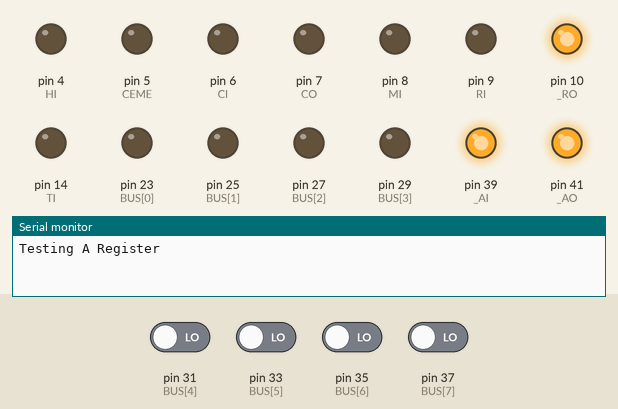
Simulated run of this sketch. Board: Arduino Mega 2560, built with avr-gcc and run on an emulated ATmega2560. On the bench: output pins drawn as LEDs (lit = HIGH), the last lines printed to the serial monitor. Inputs (shaded band) come from the test bench; at power-on: pin 31 (BUS[4]), pin 33 (BUS[5]), pin 35 (BUS[6]), pin 37 (BUS[7]) LOW. Pins used as bus, display or sensor lines are not drawn.

Above: at 5.0 s.
5.1 s: pin 31 (BUS[4]) driven HIGH
At 11.6 s:
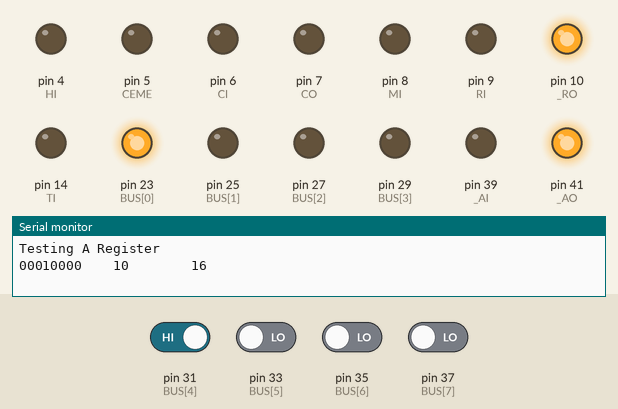
17.8 s: pin 37 (BUS[7]) driven HIGH
At 21.6 s:
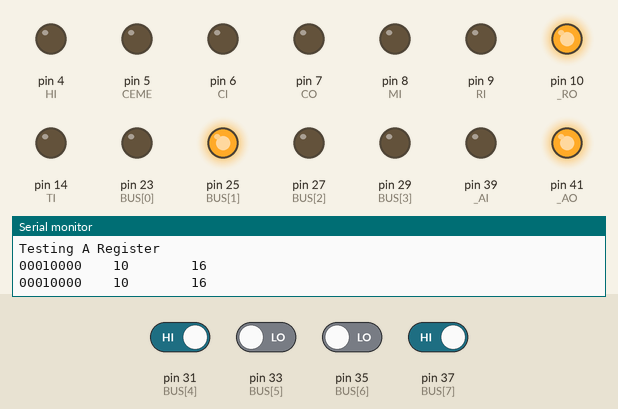
31.5 s: pin 33 (BUS[5]) driven HIGH
At 36.7 s:
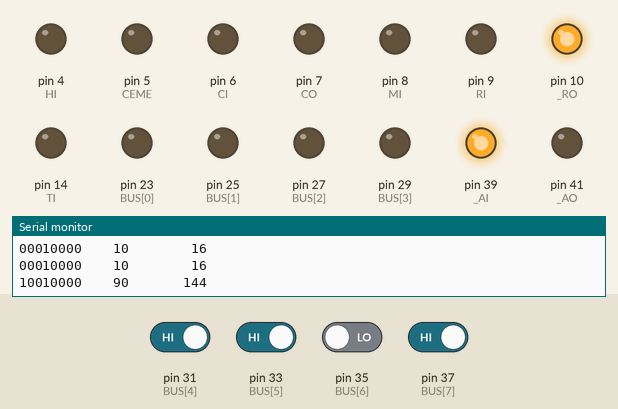
45.5 s: pin 35 (BUS[6]) driven HIGH
At 51.7 s:
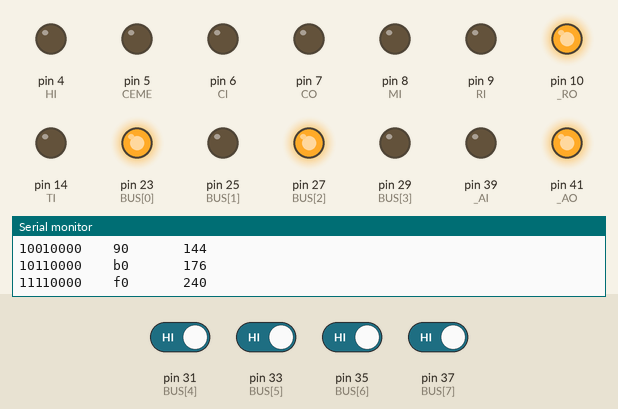
58.2 s: pin 31 (BUS[4]) driven LOW
72.2 s: pin 33 (BUS[5]) driven LOW
Timing chart, 0 to 92.5 s (numbered marks = the images above; inputs shaded):
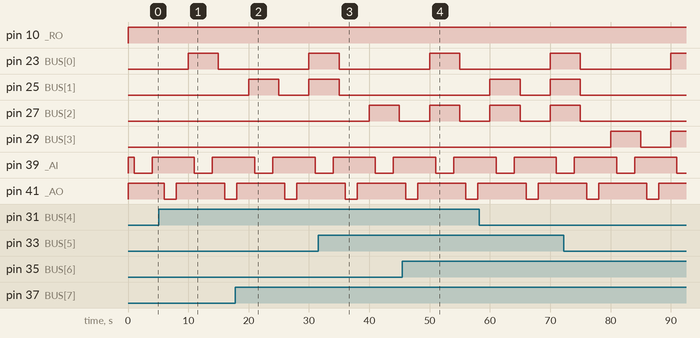

The sketch:

Part6_Registers.ino
```cpp
//##################  General Functions ######################
const char BUS[]={23,25,27,29,31,33,35,37};
const char ADD[]={22,24,26,28,30,32,34,36,38,40,42,44,46,48,50,52};

#define CLK 2
#define CLK_in 3
#define HI 4
#define CEME 5
#define CI 6
#define CO 7
#define MI 8
#define RI 9
#define _RO 10
#define FLN 11
#define FLZ 12
#define FLC 13
#define TI 14
#define TO 15
#define TR 16
#define _HI 17
#define RX 18
#define TX 19
#define manual_clock 20
#define _RST 21
#define _AI 39
#define _AO 41
#define _BI 43
#define _BO 45
#define EC 47
#define ES 49
#define _EO 51
#define _IC 53
#define A0 A0
#define A1 A1
#define A2 A2
#define A3 A3
#define A4 A4
#define A5 A5
#define A6 A6
#define A7 A7
#define B0 A8
#define B1 A9
#define B2 A10
#define B3 A11
#define B4 A12
#define B5 A13
#define B6 A14
#define B7 A15

void reset_pins(){
    set_bus_pins_input();
    set_add_pins_input();
    pinMode(CLK,OUTPUT);
    pinMode(CLK_in,INPUT);
    pinMode(HI,OUTPUT);
    pinMode(CEME,OUTPUT);
    pinMode(CI,OUTPUT);
    pinMode(CO,OUTPUT);
    pinMode(MI,OUTPUT);
    pinMode(RI,OUTPUT);
    pinMode(_RO,OUTPUT);
    pinMode(FLN,INPUT);
    pinMode(FLZ,INPUT);
    pinMode(FLC,INPUT);
    pinMode(TI,OUTPUT);
    pinMode(TO,OUTPUT);
    pinMode(TR,OUTPUT);
    pinMode(_HI,OUTPUT);
    pinMode(RX,INPUT);
    pinMode(TX,INPUT);
    pinMode(manual_clock,INPUT);
    pinMode(_RST,OUTPUT);
    pinMode(_AI,OUTPUT);
    pinMode(_AO,OUTPUT);
    pinMode(_BI,OUTPUT);
    pinMode(_BO,OUTPUT);
    pinMode(EC,OUTPUT);
    pinMode(ES,OUTPUT);
    pinMode(_EO,OUTPUT);
    pinMode(_IC,OUTPUT);
    pinMode(A0,INPUT);
    pinMode(A1,INPUT);
    pinMode(A2,INPUT);
    pinMode(A3,INPUT);
    pinMode(A4,INPUT);
    pinMode(A5,INPUT);
    pinMode(A6,INPUT);
    pinMode(A7,INPUT);
    pinMode(B1,INPUT);
    pinMode(B2,INPUT);
    pinMode(B3,INPUT);
    pinMode(B4,INPUT);
    pinMode(B5,INPUT);
    pinMode(B6,INPUT);
    pinMode(B7,INPUT);

    digitalWrite(CLK, LOW);
    digitalWrite(HI, LOW);
    digitalWrite(CEME, LOW);
    digitalWrite(CI, LOW);
    digitalWrite(CO, LOW);
    digitalWrite(MI, LOW);
    digitalWrite(RI, LOW);
    digitalWrite(_RO, HIGH);
    digitalWrite(TI, LOW);
    digitalWrite(TO, LOW);
    digitalWrite(TR, LOW);
    digitalWrite(_HI, HIGH);
    digitalWrite(_RST, HIGH);
    digitalWrite(_AI, HIGH);
    digitalWrite(_AO, HIGH);
    digitalWrite(_BI, HIGH);
    digitalWrite(_BO, HIGH);
    digitalWrite(EC, LOW);
    digitalWrite(ES, LOW);
    digitalWrite(_EO, HIGH);
    digitalWrite(_IC, HIGH);
}

void set_bus_pins_input(){
  for (int i = 0 ; i < 8; ++i) {
       pinMode(BUS [i], INPUT);
    }
}

void set_bus_pins_output(){
  for (int i = 0 ; i < 8; ++i) {
       pinMode(BUS [i], OUTPUT);
    }
}

void set_add_pins_input(){
  for (int i = 0 ; i < 16; ++i) {
       pinMode(ADD [i], INPUT);
    }
}

void set_add_pins_output(){
  for (int i = 0 ; i < 16; ++i) {
       pinMode(ADD [i], OUTPUT);
    }
}

//##################  Module Test Functions ######################

void setup() {
  Serial.begin(115200);
  reset_pins();
  test_register_a();
  test_register_b();
}

int dt=1000;  //delay time in Miliseconds
int ct=1000; //Clock time in Miliseconds

void test_register_a(){
  Serial.println("Testing A Register");
  for (int i = 0 ; i < 256; ++i) {
  write_to_bus(i);
  delay(dt);
  set_register_a();
  clear_bus();
  delay(dt);
  output_register_a();
  delay(dt);
  }
}

void set_register_a(){
  digitalWrite(_AI,LOW);
  delay(dt);
  pulse_clock(ct);
  delay(dt);
  digitalWrite(_AI,HIGH);
  delay(dt);
}

void output_register_a(){
  digitalWrite(_AO,LOW);
  read_from_bus();
  delay(dt);
  digitalWrite(_AO,HIGH);
  delay(dt);
}


void test_register_b(){
  Serial.println("Testing B Register");
  for (int i = 0 ; i < 256; ++i) {
  write_to_bus(i);
  delay(dt);
  set_register_b();
  clear_bus();
  delay(dt);
  output_register_b();
  delay(dt);
  }
}

void set_register_b(){
  digitalWrite(_BI,LOW);
  delay(dt);
  pulse_clock(ct);
  delay(dt);
  digitalWrite(_BI,HIGH);
  delay(dt);
}

void output_register_b(){
  digitalWrite(_BO,LOW);
  read_from_bus();
  delay(dt);
  digitalWrite(_BO,HIGH);
  delay(dt);
}

void write_to_bus(int value){
  set_bus_pins_output();
  word mask_bit = 1;
  for (int i = 0 ; i < 8; ++i) {
  digitalWrite(BUS [i],  !!(value & mask_bit));
  mask_bit<<=1;
  }
}

void clear_bus(){
  set_bus_pins_output();
  word mask_bit = 1;
  for (int i = 0 ; i < 8; ++i) {
  digitalWrite(BUS [i],  !!(0 & mask_bit));
  mask_bit<<=1;
  }
  set_bus_pins_input();
}

void read_from_bus(){
  set_bus_pins_input();
  delay(dt);
  int bus_data = 0;
  unsigned int data =0;
  for (int n=7;n>=0;n-=1){
    int bit = digitalRead(BUS[n]) ? 1 : 0;
    bus_data = (bus_data << 1) + bit;
  }
  char output[16];
  serial_print_binary(bus_data);
  sprintf(output,"    %02x       %3u",bus_data,bus_data);
  Serial.println(output);
}

int serial_print_binary(int n)
{
    for (int i = 7; i >= 0; i--) {
        int k = n >> i;
        if (k & 1)
            Serial.print("1");
        else
            Serial.print("0");
    }
}

void pulse_clock(int clock_delay){
   digitalWrite(CLK, HIGH);
   delay(clock_delay);
   digitalWrite(CLK, LOW);
}

void loop() {
}
```

Measured:
- by itself, pin 39 (_AI): alternates HIGH for 7.0 s and LOW for 3.0 s
- by itself, pin 41 (_AO): alternates HIGH for 8.0 s and LOW for 2.0 s
